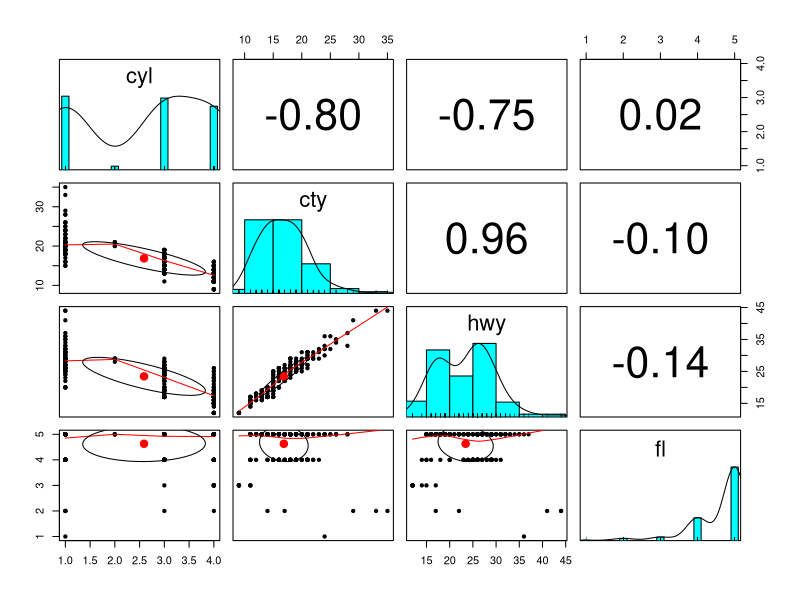
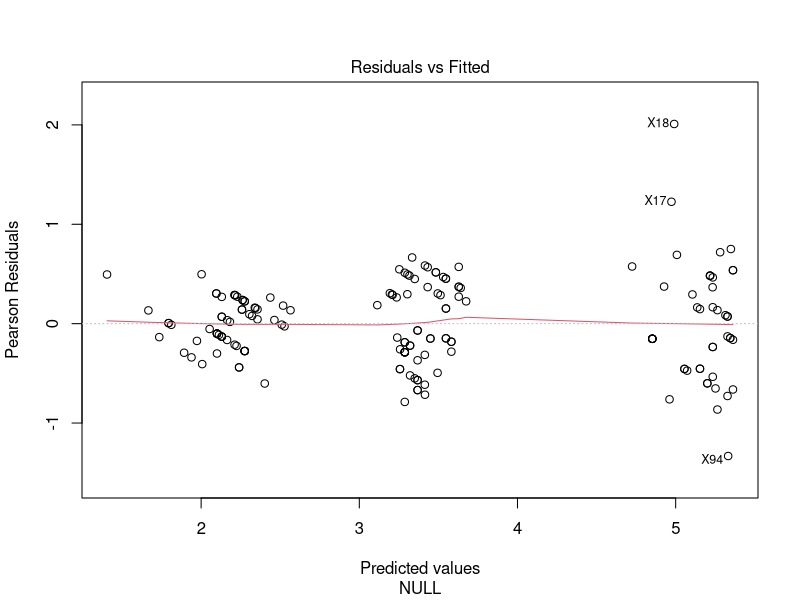
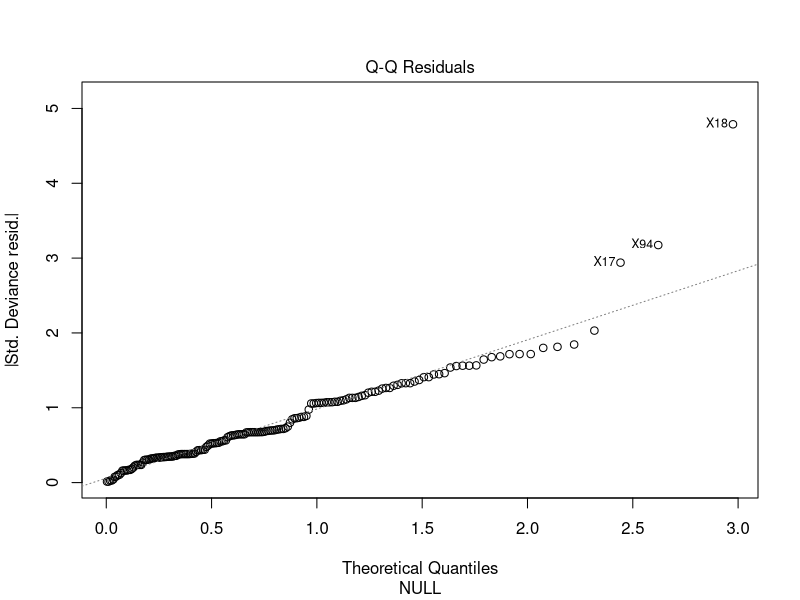
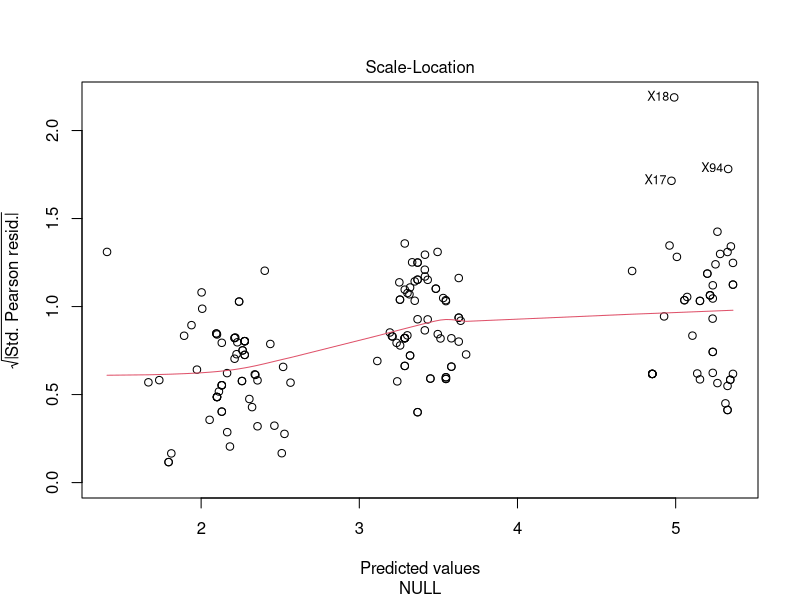
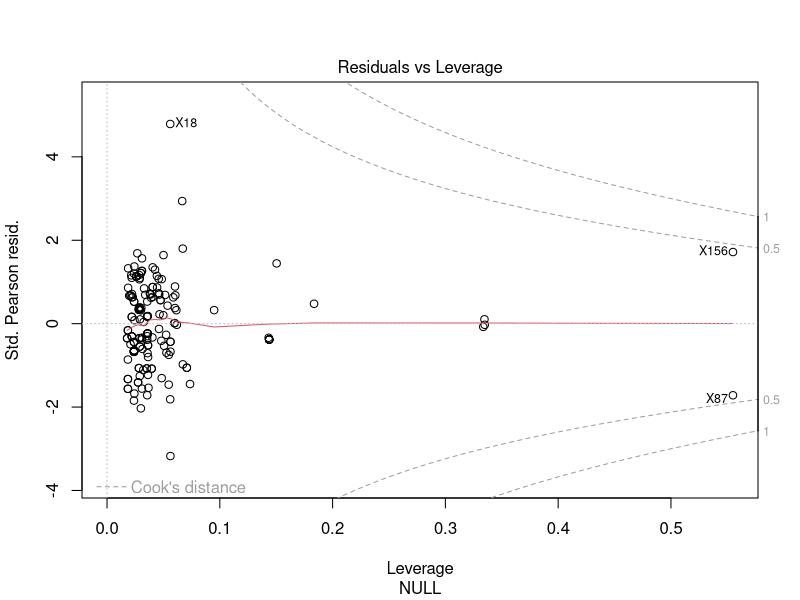
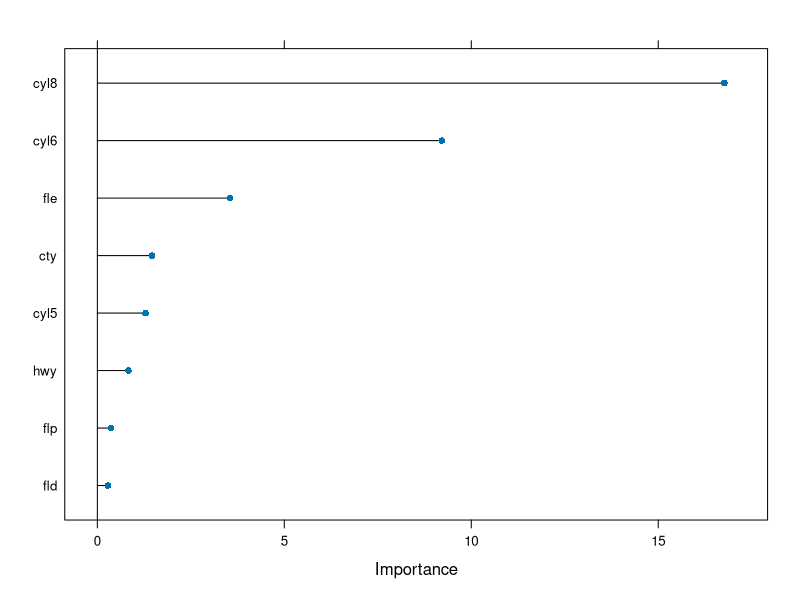
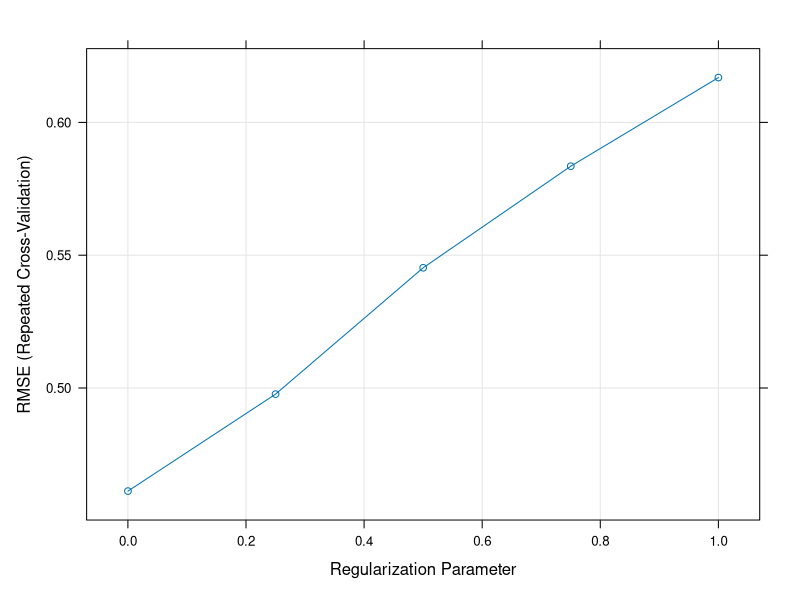
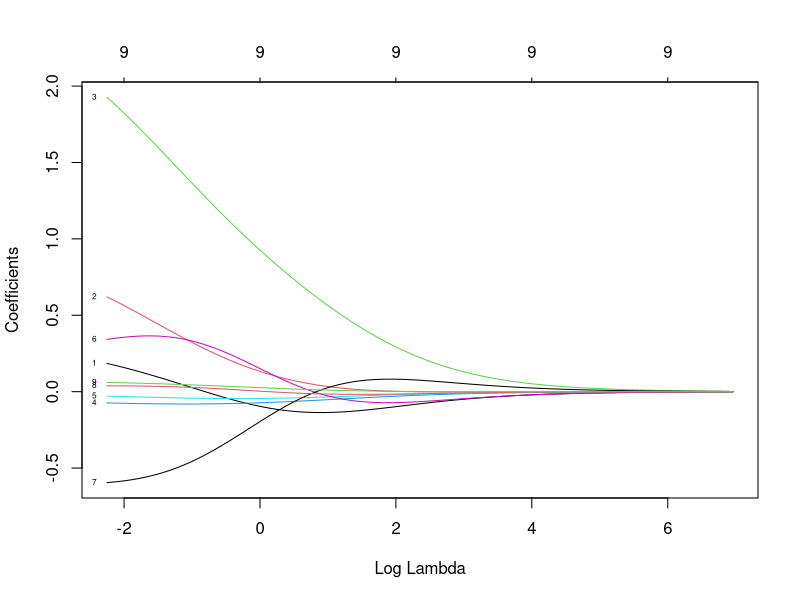

These charts were generated, in order, by the following R code:
#Ridge regression is a method of estimating the coefficients of multiple-regression 
#models in scenarios where independent variables are highly correlated. 
#In addition it reduces variance by incorporating bias, whcih can lead to lower errors



#Load the packages
library(glmnet)
library(psych)
library(caTools)
library(caret)
library(ggplot2)

#Load the data
data(package = "ggplot2")
data("mpg")

# Select features for analyses 
df <- mpg[,c("displ","cyl", "cty", "hwy", "fl")]

#Inspect the data
summary(df)
str(df)

#Change classes
df$cyl <- as.factor(df$cyl)
df$fl <- as.factor(df$fl)

#Check for multicollinearity
#One common cut-off for collinearity is 0.8 
pairs.panels(df[,-1])


# train and test set ------------------------------------------------------

set.seed(123)
sep <- sample(2,nrow(df),replace=T,prob = c(0.7,0.3))
train <- df[sep==1,]
test <- df[sep==2,]



# Models ------------------------------------------------------------------



#Custom control parameters
custom <- trainControl(method = "repeatedcv",
                       number = 10,
                       repeats = 5)

# Genaral Linear Model
set.seed(123)
glm_model <- train(displ~.,
            train,
            method = "glm",
            trControl = custom)

#results
glm_model$results
glm_model
summary(glm_model)
plot(glm_model$finalModel)
plot(varImp(glm_model, scale = F))



# Ridge -------------------------------------------------------------------

set.seed(123)
ridge_model <- train(displ~.,
               train,
               method = "glmnet",
               tuneGrid = expand.grid(alpha = 0,
                                      lambda = seq(0.0001, 1, length=5)),
               trControl = custom)

#results
ridge_model
plot(ridge_model)
plot(ridge_model$finalModel, xvar = "lambda", label = T)
plot(ridge_model$finalModel, xvar = "dev", label = T)
plot(varImp(ridge_model, scale = F))



# Compare Models ----------------------------------------------------------

mod_list <- list(GLM = glm_model, RIDGE = ridge_model)

res <- resamples(mod_list)

#In this example implementing ridge regularisation did not improve the model 
summary(res)

bwplot(res)

xyplot(res, metric = "MAE")
xyplot(res, metric = "RMSE")



#Predictions

pred_test <- predict.train(glm_model,data = test)
sqrt(mean((test$displ-pred_test)^2)) 
